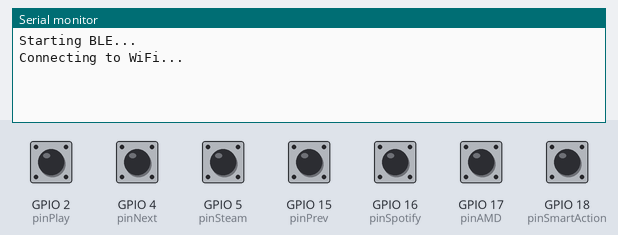
Recording of a sketch running on a simulated ESP32. On the bench: the last lines printed to the serial monitor. The test bench sets the inputs (shaded band); at power-on: GPIO 2 (pinPlay), GPIO 4 (pinNext), GPIO 5 (pinSteam), GPIO 15 (pinPrev), GPIO 16 (pinSpotify), GPIO 17 (pinAMD), GPIO 18 (pinSmartAction) HIGH. WiFi joins after 1.5 s; servers stay silent unless stated; USB keyboard and mouse output is not drawn.

Above: at 1.2 s.
1.3 s: GPIO 18 (pinSmartAction) pulled LOW for 0.15 s
At 2.3 s:
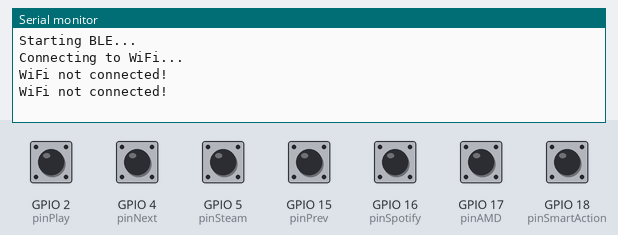
2.9 s: GPIO 18 (pinSmartAction) pulled LOW for 1 s
At 5.4 s:
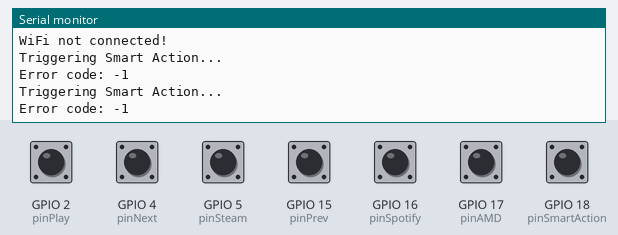

The sketch:

stream_deck.ino
```cpp
/*
 * ESP32 Wireless Macro Keyboard
 * * Features:
 * - Bluetooth Low Energy (BLE) Keyboard for media/shortcuts
 * - Wi-Fi connection for IoT/Smart Home triggers
 * * Hardware: ESP32 Dev Module
 * Libraries: BleKeyboard, WiFi, HTTPClient
 */

#include <BleKeyboard.h>
#include <WiFi.h>
#include <HTTPClient.h>

// --- CONFIGURATION ---
const char* ssid = "YOUR_WIFI_SSID";
const char* password = "YOUR_WIFI_PASSWORD";
BleKeyboard bleKeyboard("Jordan's MacroPad", "ESP32", 100);

const int debounce = 50;  // ms

// --- PIN DEFINITIONS (ESP32 GPIOs) ---
// Note: ESP32 pins differ from Pro Micro.
// Avoid GPIO 6-11 (connected to internal flash).
// Input only pins: 34, 35, 36, 39 (No internal pull-ups!)
const int pinPrev = 15, pinPlay = 2, pinNext = 4;
const int pinSpotify = 16, pinAMD = 17, pinSteam = 5;
// Example Wi-Fi Action Button (replaces one of your previous buttons or add new)
const int pinSmartAction = 18;

// --- STATE VARIABLES ---
unsigned long lastDebounceTime = 0;

void setup() {
  Serial.begin(115200);

  // Configure Pins
  // ESP32 INPUT_PULLUP is safer than internal pullups on some pins,
  // but verify your specific board's pinout.
  pinMode(pinPrev, INPUT_PULLUP);
  pinMode(pinPlay, INPUT_PULLUP);
  pinMode(pinNext, INPUT_PULLUP);
  pinMode(pinSpotify, INPUT_PULLUP);
  pinMode(pinAMD, INPUT_PULLUP);
  pinMode(pinSteam, INPUT_PULLUP);
  pinMode(pinSmartAction, INPUT_PULLUP);

  // Start Bluetooth
  Serial.println("Starting BLE...");
  bleKeyboard.begin();

  // Start Wi-Fi
  Serial.println("Connecting to WiFi...");
  WiFi.begin(ssid, password);

  // Non-blocking WiFi connection check (optional)
  // We won't wait here so keyboard works immediately
}

void loop() {
  // Only send keystrokes if Bluetooth is connected
  if (bleKeyboard.isConnected()) {

    // --- MEDIA CONTROLS ---
    checkButton(pinPrev, KEY_MEDIA_PREVIOUS_TRACK);
    checkButton(pinPlay, KEY_MEDIA_PLAY_PAUSE);
    checkButton(pinNext, KEY_MEDIA_NEXT_TRACK);

    // --- APP LAUNCHERS ---

    // Spotify (Win + 4)
    if (isPressed(pinSpotify)) {
      bleKeyboard.press(KEY_LEFT_GUI);
      bleKeyboard.print("4");
      delay(100);
      bleKeyboard.releaseAll();
      delay(300);
    }

    // AMD (Alt + R)
    if (isPressed(pinAMD)) {
      bleKeyboard.press(KEY_LEFT_ALT);
      bleKeyboard.print("r");
      delay(100);
      bleKeyboard.releaseAll();
      delay(300);
    }

    // Steam (Win + 2)
    if (isPressed(pinSteam)) {
      bleKeyboard.press(KEY_LEFT_GUI);
      bleKeyboard.print("2");
      delay(100);
      bleKeyboard.releaseAll();
      delay(300);
    }
  }

  // --- WIFI ACTION ---
  // This works even if Bluetooth is disconnected, as long as WiFi is up
  if (isPressed(pinSmartAction)) {
    performWebAction();
  }
}

// Helper for simple single-key media buttons
void checkButton(int pin, uint8_t key) {
  if (digitalRead(pin) == LOW) {
    bleKeyboard.write(key);
    delay(300); // Simple debounce/repeat prevention
  }
}

// Helper to clean up the digitalRead check
bool isPressed(int pin) {
  if (digitalRead(pin) == LOW) {
    delay(debounce); // Debounce
    if (digitalRead(pin) == LOW) {
      return true;
    }
  }
  return false;
}

// Function to trigger a web request via Wi-Fi
void performWebAction() {
  if (WiFi.status() == WL_CONNECTED) {
    HTTPClient http;
    Serial.println("Triggering Smart Action...");

    // Example: Call a webhook (e.g., IFTTT, Home Assistant, or a custom Server)
    http.begin("https://api.example.com/trigger-lights");
    int httpResponseCode = http.GET();

    if (httpResponseCode > 0) {
      Serial.print("HTTP Response: ");
      Serial.println(httpResponseCode);
    } else {
      Serial.print("Error code: ");
      Serial.println(httpResponseCode);
    }
    http.end();
    delay(500); // Prevent spamming the API
  } else {
    Serial.println("WiFi not connected!");
  }
}
```

Measured:
- after the input at 1.3 s, the serial monitor: prints a new line after 0.05 s (image 1)
- after the input at 2.9 s, the serial monitor: prints a new line after 0.05 s (image 2)
